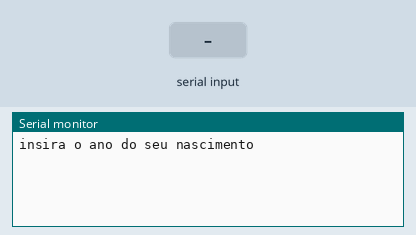
The sketch below on a simulated Arduino Uno, built with avr-gcc and run on an emulated ATmega328P. Parts: the last lines printed to the serial monitor. The test bench sets the inputs (shaded band).

Above: at 1.2 s.
1.3 s: "90,45\n" received over Serial
At 2.1 s:
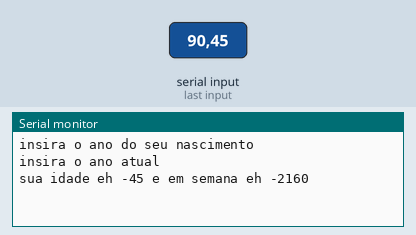
2.8 s: "30,150\n" received over Serial
At 3.4 s:
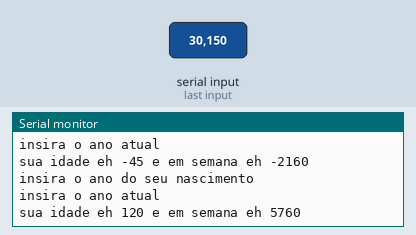

The sketch:

lopal_1_a_3_2.ino
```cpp
// C++ code
//
float anodenascimento = 0;
float anoatual = 0;
int idade = 0;
long semana = 0;
void setup()
{
  Serial.begin(9600);
}

void loop()
{
  Serial.println("insira o ano do seu nascimento");
  while ( ! Serial.available() );
  anodenascimento = Serial.parseInt();

  Serial.println("insira o ano atual");
  while ( ! Serial.available() );
  anoatual = Serial.parseInt();

  idade = anoatual - anodenascimento;
  semana = idade * 4 * 12;

 Serial.println("sua idade eh " + String(idade) + " e em semana eh " + String(semana));
 Serial.println();

delay(1000);
}
```

Measured:
- after the input at 1.3 s, the serial monitor: prints a new line at once (image 1)
- after the input at 2.8 s, the serial monitor: prints a new line at once (image 2)
